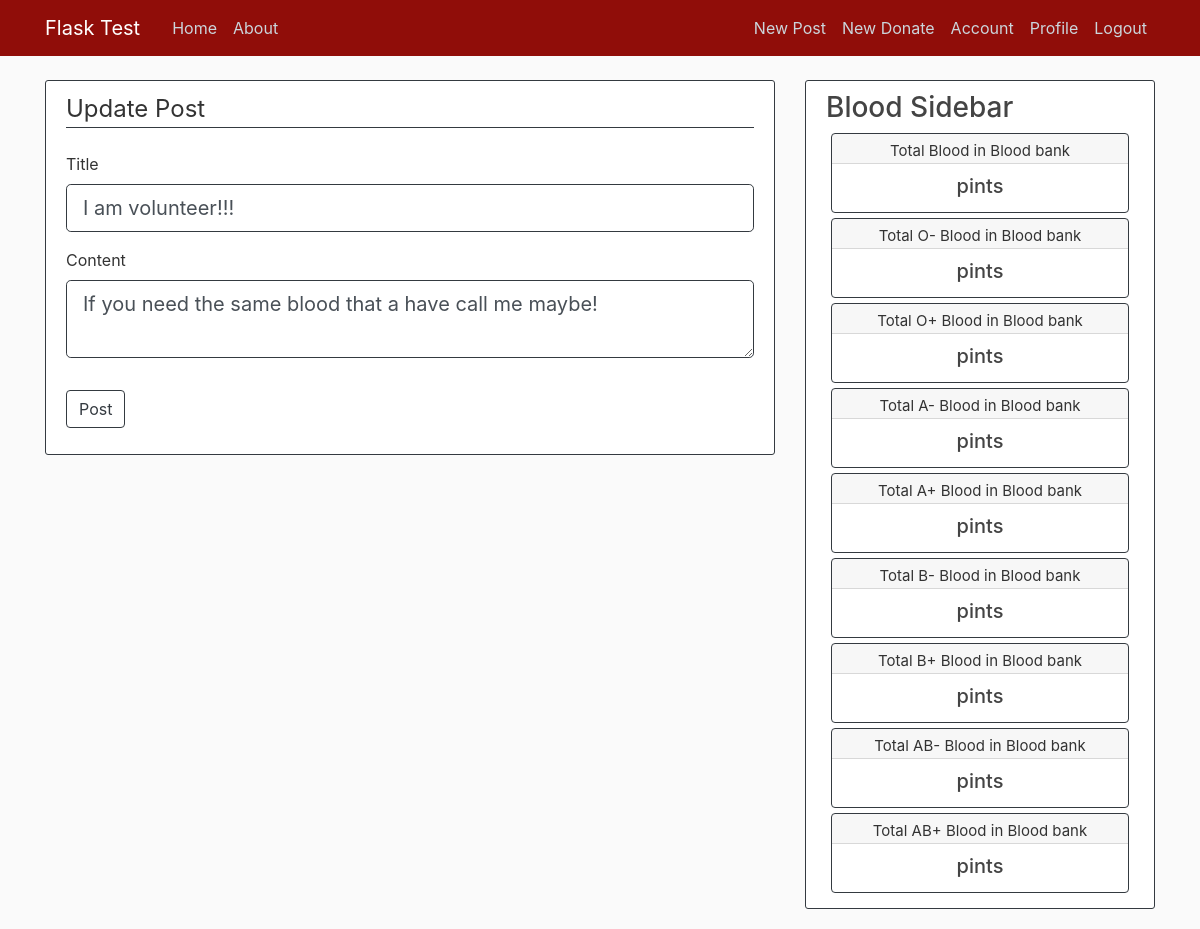
The page /post/2/update (signed in) on the database its author committed.
### bank/models.py (models this page shows, shortened)
class Post(db.Model):
    id = db.Column(db.Integer, primary_key=True)
    title = db.Column(db.String(100), nullable=False)
    date_posted = db.Column(db.DateTime, nullable=False, default=datetime.utcnow)
    content = db.Column(db.Text, nullable=False)
    user_id = db.Column(db.Integer, db.ForeignKey('user.id'), nullable=False)

### bank/routes.py (the view)
@app.route("/post/<int:post_id>/update", methods=['GET', 'POST'])
@login_required
def update_post(post_id):
    post = Post.query.get_or_404(post_id)
    if post.author != current_user:
        abort(403)
    form = PostForm()
    if form.validate_on_submit():
        post.title = form.title.data
        post.content = form.content.data
        db.session.commit()
        flash('Your post has been updated!', 'success')
        return redirect(url_for('post', post_id=post.id))
    elif request.method == 'GET':
        form.title.data = post.title
        form.content.data = post.content
    return render_template('create_post.html', title='Update Post', form=form, legend='Update Post')

### bank/forms.py
class PostForm(FlaskForm):
    title = StringField('Title', validators=[DataRequired()])
    content = TextAreaField('Content', validators=[DataRequired()])
    submit = SubmitField('Post')

### bank/models.py (called while the page is built)
@login_manager.user_loader
def load_user(user_id):
    return User.query.get(int(user_id))

### bank/routes.py (called while the page is built)
@app.before_request
def before_request():
    if current_user.is_authenticated:
        current_user.last__seen = datetime.utcnow()
        db.session.commit()

### bank/templates/create_post.html (shortened to what this page needs)
{% extends "layout.html" %}
{% block content %}
<div class="content-section border-dark">
    <form method="POST" action="">
        <fieldset class="form-group border-dark">
            <legend class="border-bottom border-dark mb-4">{{ legend }}</legend>
            <div class="form-group border-dark">
                {{ form.title.label(class="form-control-label") }}
                {% if form.title.errors %}
                    {{ form.title(class="form-control form-control-lg is-invalid") }}
                    <div class="invalid-feedback">
                        {% for error in form.title.errors %}
                            <span>{{ error }}</span>
                        {% endfor %}
                    </div>
                {% else %}
                    {{ form.title(class="form-control border-dark form-control-lg") }}
                {% endif %}
            </div>
            <div class="form-group border-dark">
                {{ form.content.label(class="form-control-label") }}
                {% if form.content.errors %}
                    {{ form.content(class="form-control form-control-lg is-invalid") }}
                    <div class="invalid-feedback">
                        {% for error in form.content.errors %}
                            <span>{{ error }}</span>
                        {% endfor %}
                    </div>
                {% else %}
                    {{ form.content(class="form-control border-dark form-control-lg") }}
                {% endif %}
            </div>
        </fieldset>
        <div class="form-group">
            {{ form.submit(class="btn btn-outline-dark") }}
        </div>
    </form>
</div>
{% endblock content %}

### bank/static/main.css (style rules this page uses)
body { background: #fafafa; color: #333333; margin-top: 5rem; }
.content-section { background: #ffffff; padding: 10px 20px; border: 1px solid #dddddd; border-radius: 3px; margin-bottom: 20px; }

### rows shown on the page
Post: title "I am volunteer!!!", content "If you need the same blood that a have call me maybe!"

### other values the page prints
{{ legend }} "Update Post"
